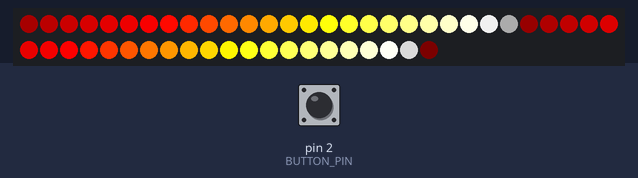
A sketch run on a simulated Arduino Uno, built with avr-gcc and run on an emulated ATmega328P. On the bench: 51 RGB LEDs in strip order, left to right, continuing on the next row. Inputs (shaded band) come from the test bench; at power-on: pin 2 (BUTTON_PIN) HIGH.

Above: at 3.28 s.
3.3 s: pin 2 (BUTTON_PIN) pulled LOW for 0.15 s
At 3.59 s:
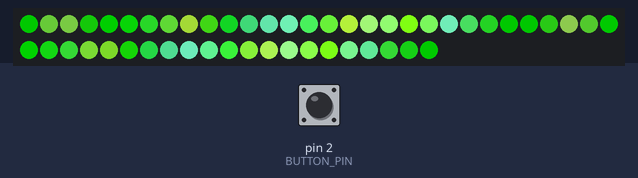
5.1 s: pin 2 (BUTTON_PIN) pulled LOW for 1 s
At 6.17 s:
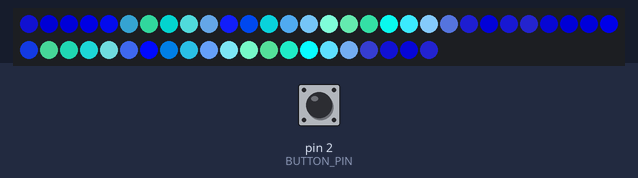
7.9 s: pin 2 (BUTTON_PIN) pulled LOW for 0.15 s
At 8.13 s:
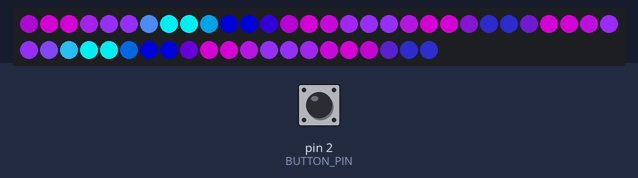
9.8 s: pin 2 (BUTTON_PIN) pulled LOW for 3.2 s
At 13.07 s:
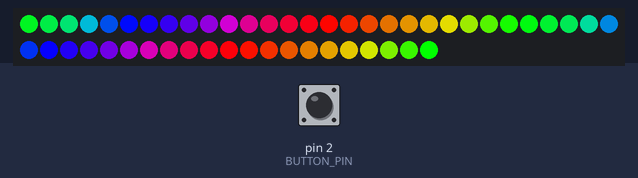
14.8 s: pin 2 (BUTTON_PIN) pulled LOW for 0.15 s
At 15.03 s:
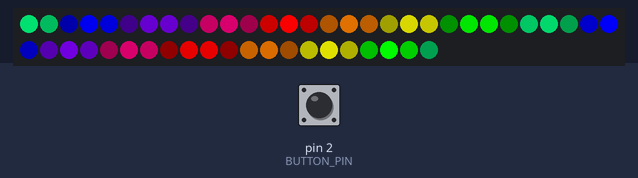
16.7 s: pin 2 (BUTTON_PIN) pulled LOW for 1 s
At 17.81 s:
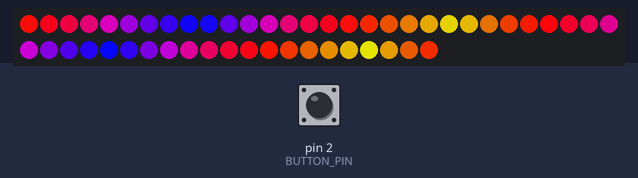

The sketch:

letter-A2.ino
```cpp
      #include <FastLED.h>

#define LED_PIN      6   // which pin your pixels are connected to
#define NUM_LEDS    51   // how many LEDs you have
#define BRIGHTNESS 255   // 0-255, higher number is brighter.
#define SATURATION 255   // 0-255, 0 is pure white, 255 is fully saturated color
#define SPEED       10   // How fast the colors move.  Higher numbers = faster motion
#define STEPS        10   // How wide the bands of color are.  1 = more like a gradient, 10 = more like stripes
#define BUTTON_PIN   2   // button is connected to pin 2 and GND

#define COLOR_ORDER GRB  // Try mixing up the letters (RGB, GBR, BRG, etc) for a whole new world of color combinations

CRGB leds[NUM_LEDS];
CRGBPalette16 currentPalette;
CRGBPalette16 targetPalette( PartyColors_p );
TBlendType    currentBlending;
int ledMode = 0;


//FastLED comes with several palettes pre-programmed.  I like purple a LOT, and so I added a custom purple palette.

const TProgmemPalette16 PurpleColors_p PROGMEM =
{
  CRGB::Purple,
  CRGB::Purple,
  CRGB::MidnightBlue,
  CRGB::MidnightBlue,

  CRGB::Purple,
  CRGB::Purple,
  CRGB::BlueViolet,
  CRGB::BlueViolet,

  CRGB::DarkTurquoise,
  CRGB::DarkTurquoise,
  CRGB::DarkBlue,
  CRGB::DarkBlue,

  CRGB::Purple,
  CRGB::Purple,
  CRGB::BlueViolet,
  CRGB::BlueViolet
};


unsigned long keyPrevMillis = 0;
const unsigned long keySampleIntervalMs = 25;
byte longKeyPressCountMax = 80;    // 80 * 25 = 2000 ms
byte longKeyPressCount = 0;

byte prevKeyState = HIGH;         // button is active low

void setup() {
  delay( 2000 ); // power-up safety delay
  FastLED.addLeds<WS2812B, LED_PIN, COLOR_ORDER>(leds, NUM_LEDS).setCorrection( TypicalLEDStrip );
  FastLED.setBrightness(  BRIGHTNESS );
  currentBlending =LINEARBLEND;
  pinMode(BUTTON_PIN, INPUT_PULLUP);
}

void loop() {

  byte currKeyState = digitalRead(BUTTON_PIN);

  if ((prevKeyState == LOW) && (currKeyState == HIGH)) {
    shortKeyPress();
  }
  prevKeyState = currKeyState;

  static uint8_t startIndex = 0;
  startIndex = startIndex + 1; /* motion speed */

  switch (ledMode) {

  case 0:
    currentPalette = HeatColors_p;    //Red & Yellow, Fire Colors
    break;
  case 1:
    currentPalette = ForestColors_p;    //Foresty greens and yellows
    break;
  case 2:
    currentPalette = OceanColors_p;  //Oceans are pretty and filled with mermaids
    break;
  case 3:
    currentPalette = PurpleColors_p;  //My custom palette from above
    break;
  case 4:
    currentPalette = RainbowColors_p;  //All the colors!
    break;
  case 5:
    currentPalette = RainbowStripeColors_p;   //Rainbow stripes
    break;
  case 6:
    currentPalette = PartyColors_p; //All the colors except the greens, which make people look a bit washed out
    break;
  }

  FillLEDsFromPaletteColors( startIndex);
  FastLED.show();
  FastLED.delay(1000 / SPEED);
}

void FillLEDsFromPaletteColors( uint8_t colorIndex) {
  for( int i = 0; i < NUM_LEDS; i++) {
    leds[i] = ColorFromPalette( currentPalette, colorIndex, BRIGHTNESS, currentBlending);
    colorIndex += STEPS;
  }
}

void shortKeyPress() {
  ledMode++;
  if (ledMode > 6) {
    ledMode=0;
  }
}
```

Measured:
- after the input at 3.3 s, the LEDs: first differ from a run without the input after 0.25 s (image 1)
- after the input at 5.1 s, the LEDs: first differ from a run without the input after 1.0 s (image 2)
- after the input at 7.9 s, the LEDs: first differ from a run without the input after 0.18 s (image 3)
- after the input at 9.8 s, the LEDs: first differ from a run without the input after 3.2 s (image 4)
- after the input at 14.8 s, the LEDs: first differ from a run without the input after 0.18 s (image 5)
- after the input at 16.7 s, the LEDs: first differ from a run without the input after 1.1 s (image 6)
